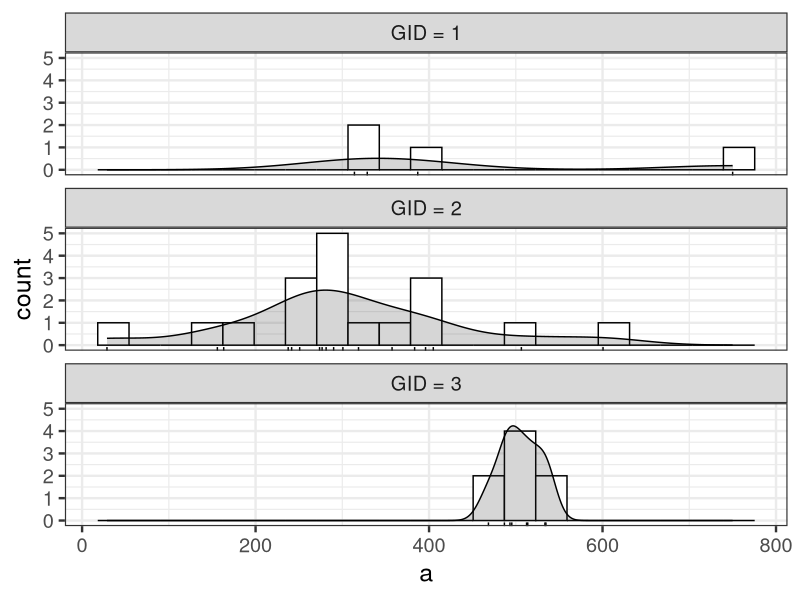
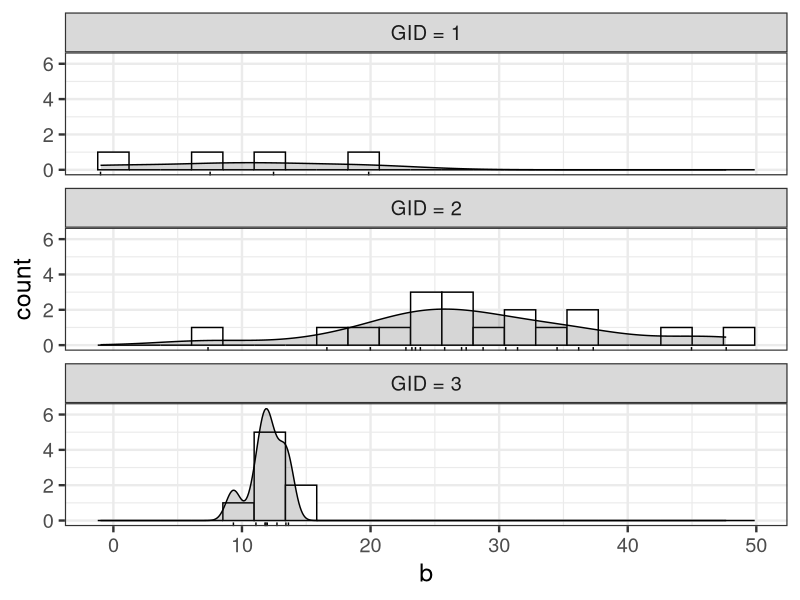

The R script that drew these images, in order:
library(ggplot2)

d <- read.csv('input/data-salary-3.txt')
KIDGID <- unique(d[,3:4])

N <- nrow(d)
K <- 30
G <- 3
coefs <- as.data.frame(t(sapply(1:K, function(k) {
  d_sub <- subset(d, KID==k)
  coef(lm(Y ~ X, data=d_sub))
})))
colnames(coefs) <- c('a', 'b')
d_plot <- data.frame(coefs, KIDGID)
d_plot$GID_label <- factor(paste0('GID = ', d_plot$GID), levels = paste0('GID = ', 1:3))


bw <- diff(range(d_plot$a))/20
p <- ggplot(data=d_plot, aes(x=a)) +
  theme_bw(base_size=18) +
  facet_wrap(~GID_label, nrow=3) +
  geom_histogram(binwidth=bw, color='black', fill='white') +
  geom_density(eval(bquote(aes(y=..count..*.(bw)))), alpha=0.2, color='black', fill='gray20') +
  geom_rug(sides='b') +
  labs(x='a', y='count')
ggsave(file='output/fig8-6-left.png', plot=p, dpi=300, w=4, h=6)


bw <- diff(range(d_plot$b))/20
p <- ggplot(data=d_plot, aes(x=b)) +
  theme_bw(base_size=18) +
  facet_wrap(~GID_label, nrow=3) +
  geom_histogram(binwidth=bw, color='black', fill='white') +
  geom_density(eval(bquote(aes(y=..count..*.(bw)))), alpha=0.2, color='black', fill='gray20') +
  geom_rug(sides='b') +
  labs(x='b', y='count')
ggsave(file='output/fig8-6-right.png', plot=p, dpi=300, w=4, h=6)
